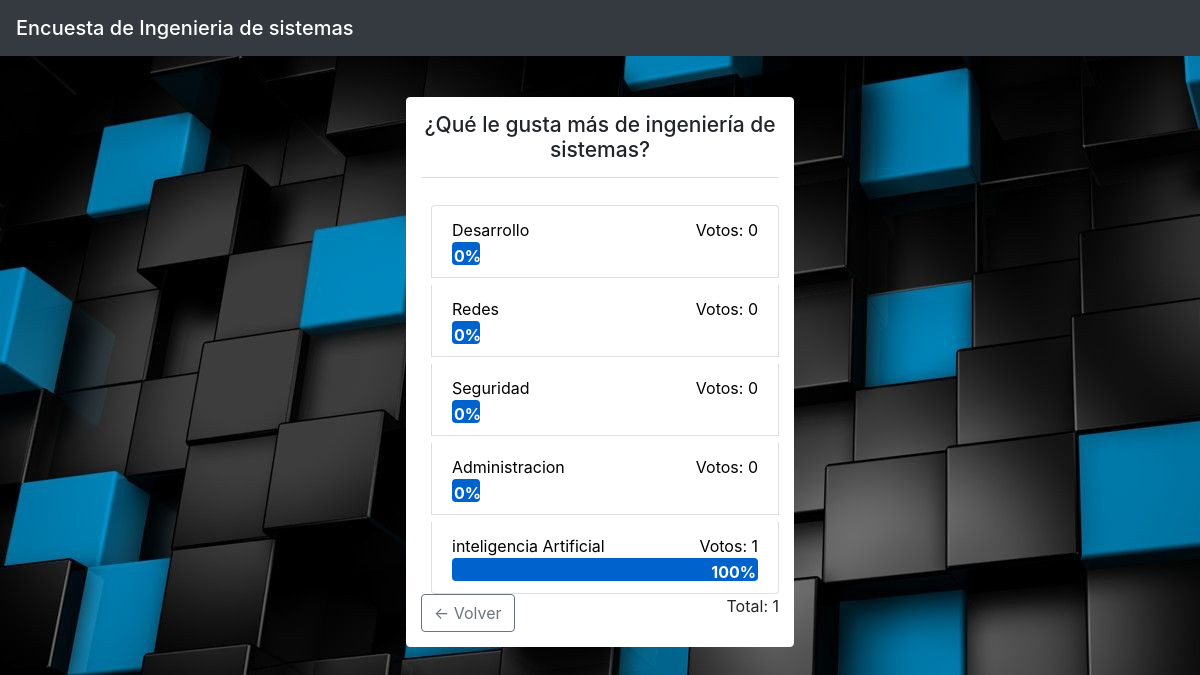
Screenshot of /resultado.php?id=2 with the database file from the repository.
### tables this page shows
CREATE TABLE `opciones` (
  `id` int(11) NOT NULL,
  `id_encuesta` int(11) NOT NULL,
  `nombre` varchar(50) NOT NULL,
  `valor` int(11) NOT NULL
);

CREATE TABLE `encuestas` (
  `id` int(11) NOT NULL,
  `titulo` varchar(100) NOT NULL,
  `fecha` date NOT NULL
);

### resultado.php (the view, shortened to what this page needs)
<?php
require('conexion.php');
$suma = 0;
$id = $_GET['id'];
$mod = mysqli_query($conex, "SELECT SUM(valor) as valor FROM opciones WHERE id_encuesta = " . $id);
while ($result = mysqli_fetch_object($mod)) {
    $suma = $result->valor;
}
?>
<!DOCTYPE HTML>
<html lang="en-US">
<head>
    <link rel="stylesheet" href="https://cdn.jsdelivr.net/npm/bootstrap@4.5.3/dist/css/bootstrap.min.css">
</head>
<body background="fondo.jpg">
<nav class="navbar navbar-dark bg-dark">
        <span class="navbar-brand mb-0 h1">Encuesta de Ingenieria de sistemas</span>
    </nav>
    <div style="padding: 14px; margin: 0 auto; width: 388px;background: white;border-radius: 4px;margin-top: 41px;border: 1px solid white;">
        <form action="" method="post">
            <?php
            $aux = 0;
            $sql = "SELECT a.titulo as titulo, a.fecha as fecha, b.id as id, b.nombre as nombre, b.valor as valor FROM encuestas a INNER JOIN opciones b ON a.id = b.id_encuesta WHERE a.id = " . $id;
            $req = mysqli_query($conex, $sql);
            while ($result = mysqli_fetch_object($req)) {
                if ($aux == 0) {
                    echo "<h1 style='margin-bottom: 20px;
                    font-size: 21px;
                    border-bottom: 1px solid #DDD;
                    padding-bottom: 15px;
                    text-align: center;'>" . $result->titulo . "</h1>";
                    echo "<ul  class='list-group'>";
                    $aux = 1;
                }
                echo '<li class="list-group-item" style="float: left;
                margin-left: 10px;
                margin-top: 7px;
                color: black;"><div style=" float: left;">' . $result->nombre . '</div><div style="float: right;">Votos: ' . $result->valor . '</div>';
                if ($suma == 0) {
                    echo '<div class="barra cero" style="width:0%;"></div></li>';
                } else {
                    echo '<div class="barra" style="width:' . ($result->valor * 100 / $suma) . '%;">' . round($result->valor * 100 / $suma) . '%</div></li>';
                }
            }
            echo '</ul>';
            if (isset($aux)) {
                echo '<span style="float: right;">Total: ' . $suma . '</span>';
                echo '<a class="btn btn-outline-secondary" href="encuesta.php?id=' . $id . '"" class="volver">← Volver</a>';
            }
            ?>
        </form>
    </div>
</body>
</html>

### resultado.php (style rules this page uses)
.barra { background: #0062cc; clear: both; height: 23px; color: white; font-weight: bold; text-align: right; padding: 2px; border-radius: 4px; max-width: 356px; min-width: 28px; }

### rows the page displays
opciones: id_encuesta.titulo "¿Qué le gusta más de ingeniería de sistemas?", nombre "Desarrollo", valor "0", $result->valor*100/$suma "0"
opciones: nombre "Redes", valor "0", $result->valor*100/$suma "0"
opciones: nombre "Seguridad", valor "0", $result->valor*100/$suma "0"
opciones: nombre "Administracion", valor "0", $result->valor*100/$suma "0"
opciones: nombre "inteligencia Artificial", valor "1", valor "100"

### other values shown
$suma "1"
